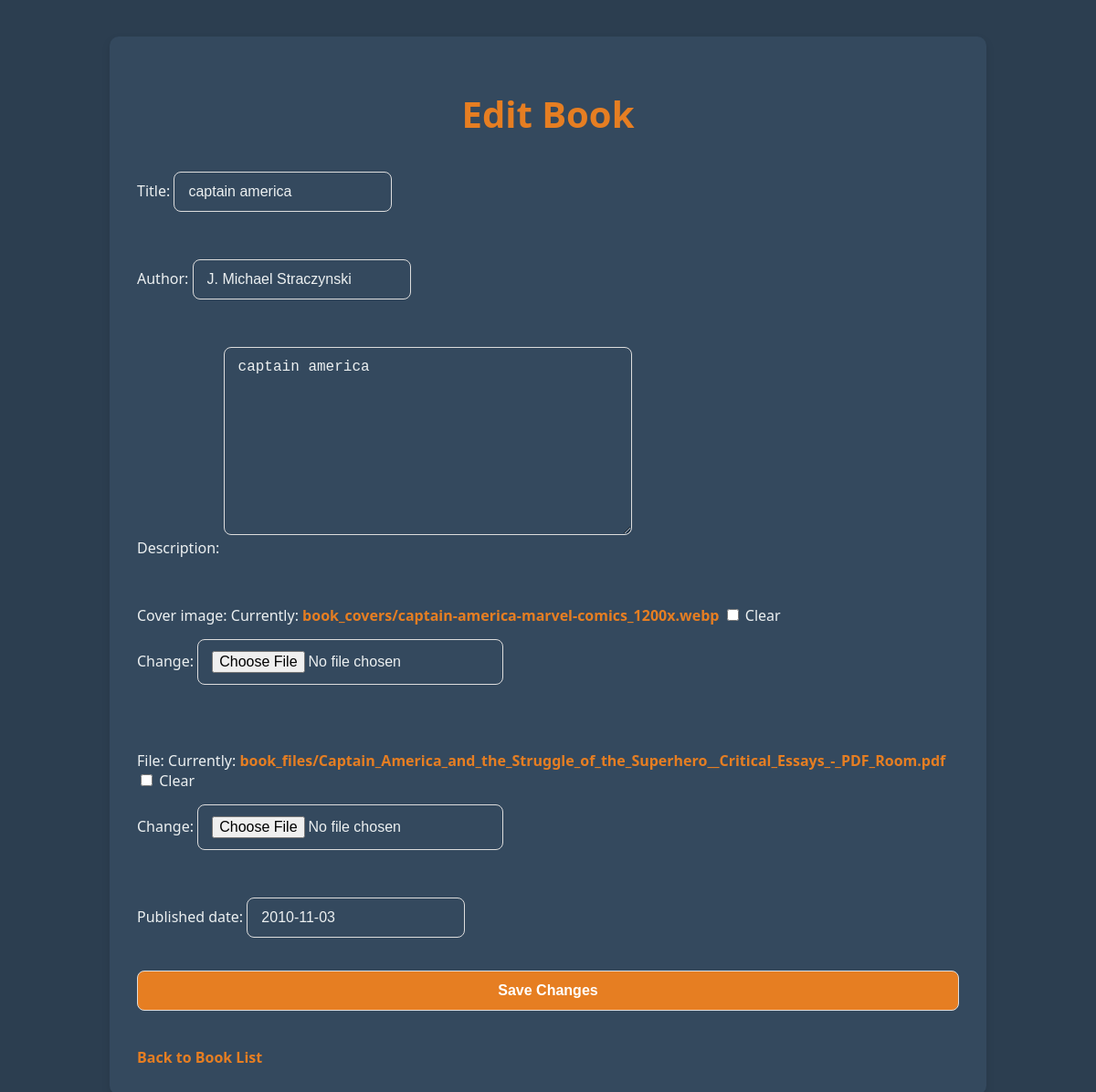
Page /edit_book/1/ on the committed database.
### books/models.py (models this page shows, shortened)
class Book(models.Model):
    title = models.CharField(max_length=255)
    author = models.CharField(max_length=255)
    description = models.TextField()
    cover_image = models.ImageField(upload_to='book_covers/', null=True, blank=True)
    file = models.FileField(upload_to='book_files/', null=True, blank=True)
    published_date = models.DateField()

### books/views.py (the view)
# urls.py: path('edit_book/<int:pk>/', views.edit_book, name='edit_book'),
def edit_book(request, pk):
    book = get_object_or_404(Book, pk=pk)
    if request.method == 'POST':
        form = BookForm(request.POST, request.FILES, instance=book)
        if form.is_valid():
            form.save()
            messages.success(request, 'Book updated successfully.')
            return redirect('manage_books')
        else:
            messages.error(request, 'Failed to update book. Please try again.')
    else:
        form = BookForm(instance=book)
    return render(request, 'admin/book_change_form.html', {'form': form, 'book': book})

### books/forms.py
class BookForm(forms.ModelForm):
    class Meta:
        model = Book
        fields = ['title', 'author', 'description', 'cover_image', 'file', 'published_date']

### templates/admin/book_change_form.html (shortened to what this page needs)
<!DOCTYPE html>
<html lang="en">
<head>
</head>
<body>
    <div class="container">
        <h1>Edit Book</h1>
        <form method="POST" enctype="multipart/form-data">
            {{ form.as_p }}
            <button type="submit">Save Changes</button>
        </form>
        <a href="{% url 'manage_books' %}">Back to Book List</a>
    </div>
</body>
</html>

### templates/admin/book_change_form.html (style rules this page uses)
body { font-family: 'Segoe UI', Tahoma, Geneva, Verdana, sans-serif; background-color: #2c3e50; margin: 0; padding: 0; color: #ecf0f1; }
.container { width: 80%; max-width: 900px; margin: 40px auto; padding: 30px; background-color: #34495e; border-radius: 10px; box-shadow: 0 4px 10px rgba(0, 0, 0, 0.1); }
h1 { text-align: center; color: #e67e22; font-size: 2.5rem; margin-bottom: 20px; font-weight: 600; }
form { display: flex; flex-direction: column; }
form input, form select, form textarea, form button { font-size: 1rem; margin-bottom: 20px; padding: 12px 15px; border-radius: 8px; border: 1px solid #ddd; background-color: #34495e; color: #ecf0f1; transition: all 0.3s ease; }
form button { background-color: #e67e22; color: white; cursor: pointer; font-weight: bold; transition: background-color 0.3s ease, transform 0.3s ease; }
a { text-decoration: none; color: #e67e22; font-size: 1rem; font-weight: 600; text-align: center; display: inline-block; margin-top: 20px; transition: color 0.3s ease; }

### rows in the picture
Book: title "captain america", author "J. Michael Straczynski", description "captain america", published_date "2010-11-03"
